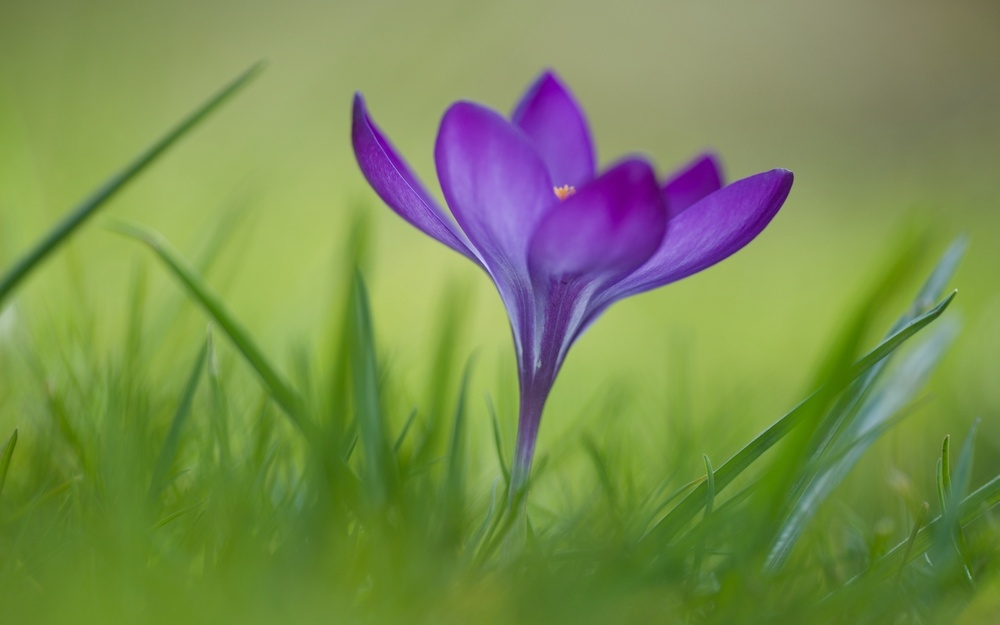
%> input picture Lab01_Option07/resources/Pic_22_2.jpg, 1000 x 625 px, shrunk from 1920 x 1200 before the run
$ octave Task02.m   (GNU Octave 9; MATLAB toolbox functions it lacks are replaced by stand-ins)
%> lines starting %> are read from the running program, lines starting %| are printed output that depends on the picture
clc;
clear all;
close all;

% INPUT IMAGE
img = imread('resources/Pic_22_2.jpg');
%> img is the input picture: size 625x1000x3 uint8; mean R, G, B 122.5, 141.3, 82.1
figure(); imshow(img); title('Original Image'); pause;


% HALF-TONE IMAGE
imgGray = rgb2gray(img);
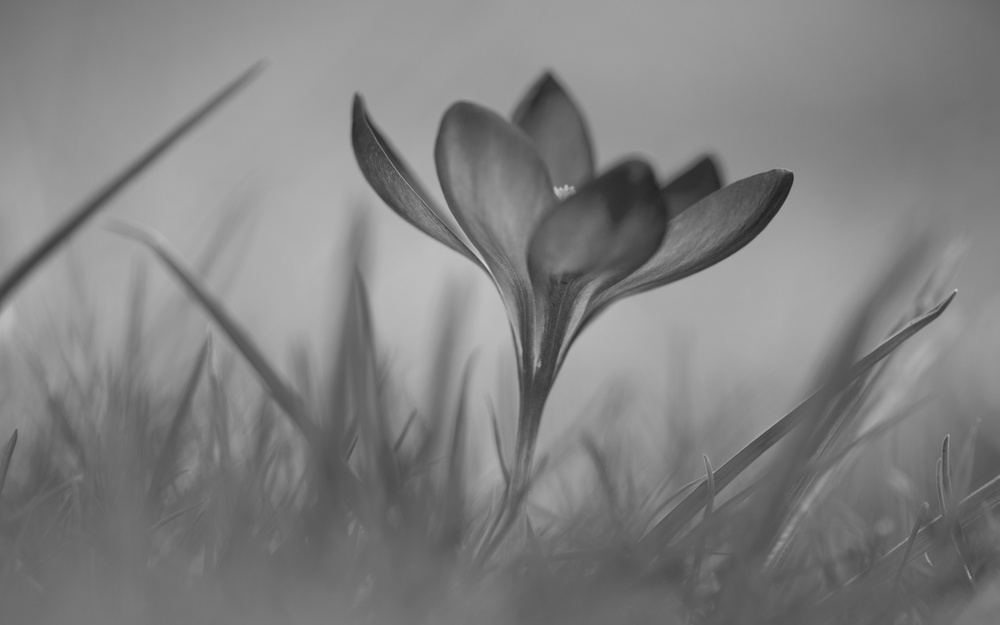
%> imgGray: size 625x1000 uint8; min 32, max 215, mean 128.9

figure(); imshow(imgGray); title('Grayscale Image'); pause;
imwrite(imgGray,'results/lab01_opt07_task02_01.jpg');


% NEGATIVE IMAGE
imgNeg = 255 - img;
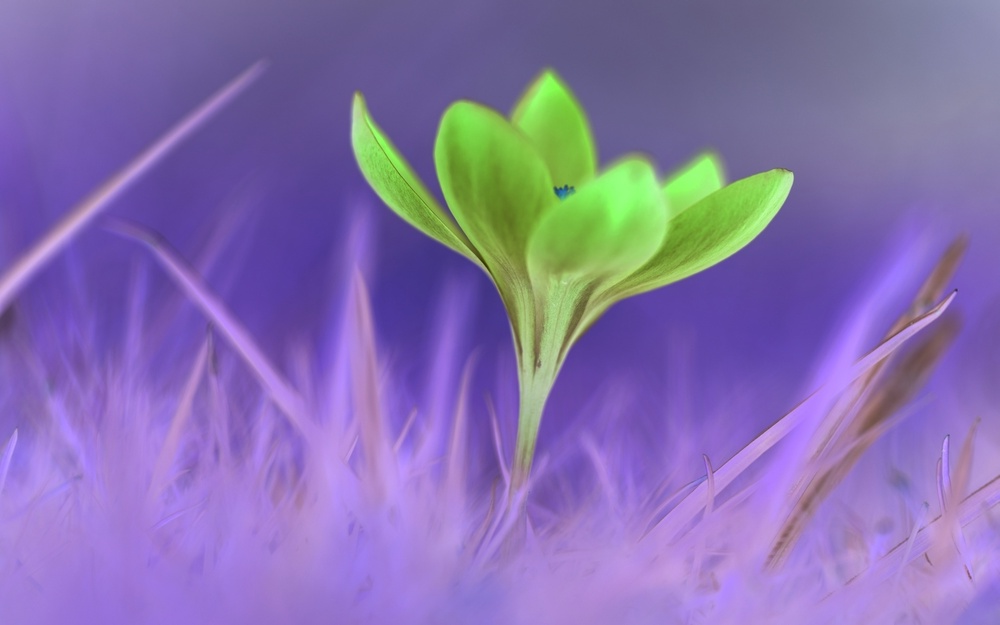
%> imgNeg: size 625x1000x3 uint8; mean R, G, B 132.5, 113.7, 172.9
imshow(imgNeg); title('Negative Image'); pause;
imwrite(imgNeg, 'results/lab01_opt07_task02_02.jpg');


% GRAY HALF-TONE IMAGE
grayscaleCount = 10;
imgGrayGradationsN = round(rgb2gray(img)/(255/10))*(255/10);

imshow(imgGrayGradationsN); title('Grayscale N Graddations Image'); pause;
imwrite(imgGrayGradationsN, 'results/lab01_opt07_task02_03.jpg');


% TRANSLATING HALF-TONE IMAGE TO PALETTE IMAGE
palette = winter(255);
imgPalette = rgb2gray(img);

imshow(imgPalette, palette);  title('Winter Palette Image'); pause;
%> after `imshow(imgPalette, palette)`:
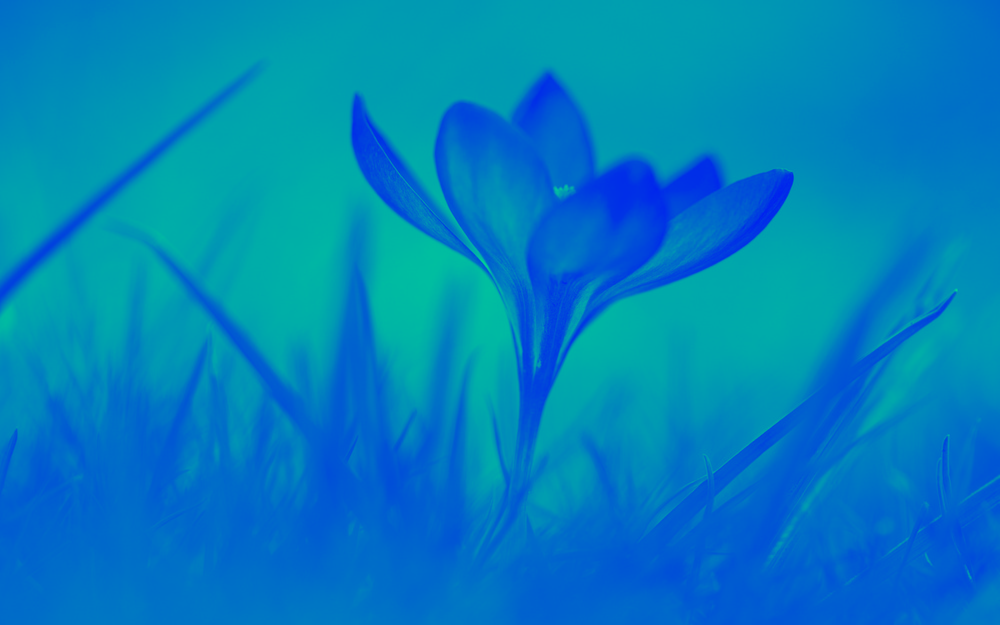
%> displayed picture: size 625x1000x3, on the screen's scale of 0 to 255; mean R, G, B 0, 129.4, 190.3
imwrite(imgPalette, palette, 'results/lab01_opt07_task02_04.jpg');
